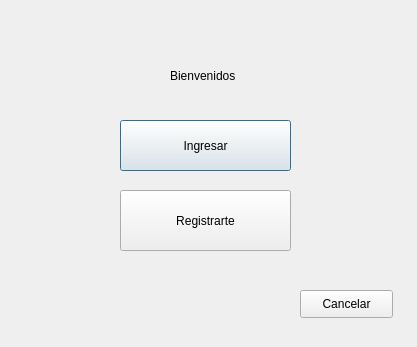
<?xml version="1.0" encoding="UTF-8"?>
<ui version="4.0">
 <class>Dialog</class>
 <widget class="QDialog" name="Dialog">
  <property name="geometry">
   <rect>
    <x>0</x>
    <y>0</y>
    <width>417</width>
    <height>347</height>
   </rect>
  </property>
  <property name="windowTitle">
   <string>Dialog</string>
  </property>
  <widget class="QPushButton" name="bonton_ingresar">
   <property name="geometry">
    <rect>
     <x>120</x>
     <y>120</y>
     <width>171</width>
     <height>51</height>
    </rect>
   </property>
   <property name="text">
    <string>Ingresar</string>
   </property>
  </widget>
  <widget class="QPushButton" name="boton_registro">
   <property name="geometry">
    <rect>
     <x>120</x>
     <y>190</y>
     <width>171</width>
     <height>61</height>
    </rect>
   </property>
   <property name="text">
    <string>Registrarte</string>
   </property>
  </widget>
  <widget class="QPushButton" name="boton_cancelar">
   <property name="geometry">
    <rect>
     <x>300</x>
     <y>290</y>
     <width>93</width>
     <height>28</height>
    </rect>
   </property>
   <property name="text">
    <string>Cancelar</string>
   </property>
  </widget>
  <widget class="QLabel" name="label">
   <property name="geometry">
    <rect>
     <x>170</x>
     <y>60</y>
     <width>121</width>
     <height>31</height>
    </rect>
   </property>
   <property name="text">
    <string>Bienvenidos </string>
   </property>
  </widget>
 </widget>
 <resources/>
 <connections/>
</ui>
